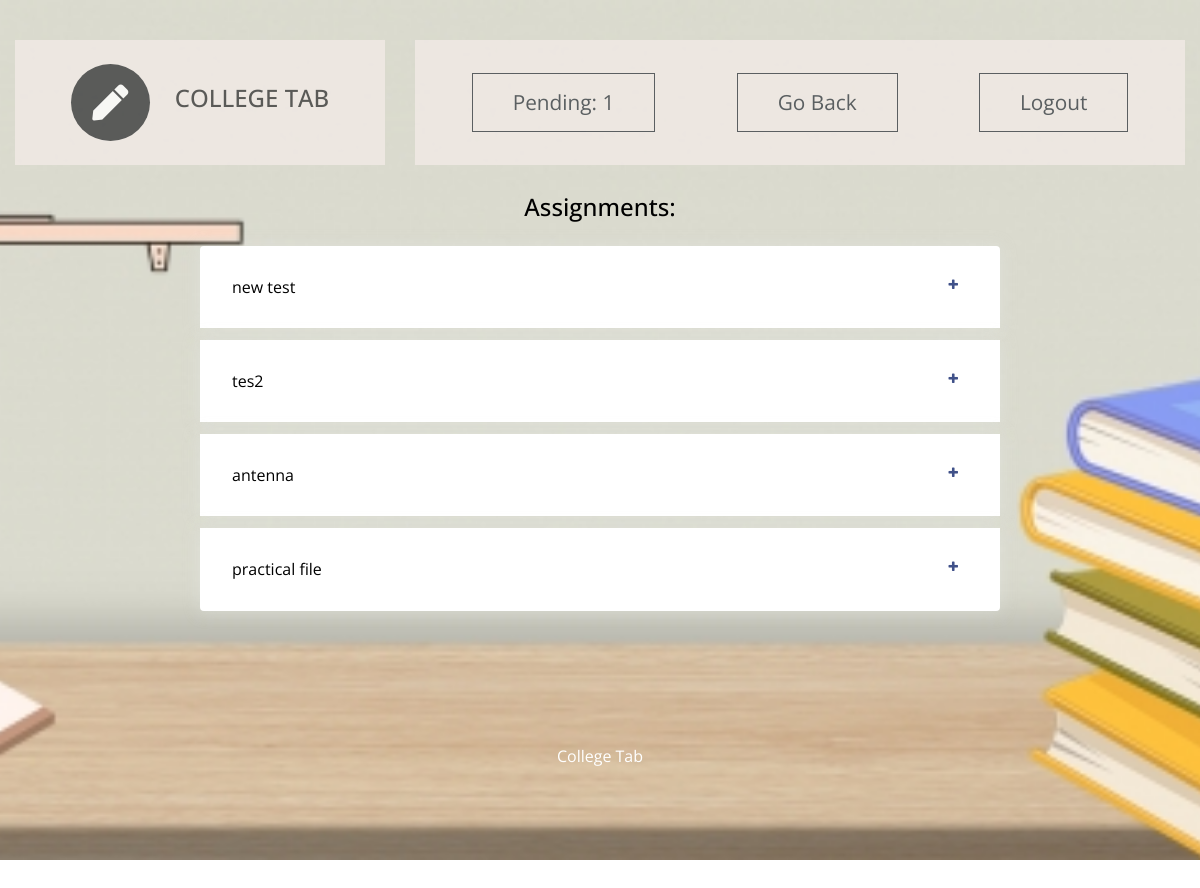
/s_dashboard/s_sub_assign/0103IT181055/IT-602 (signed in), run on an earlier commit of the app's database.
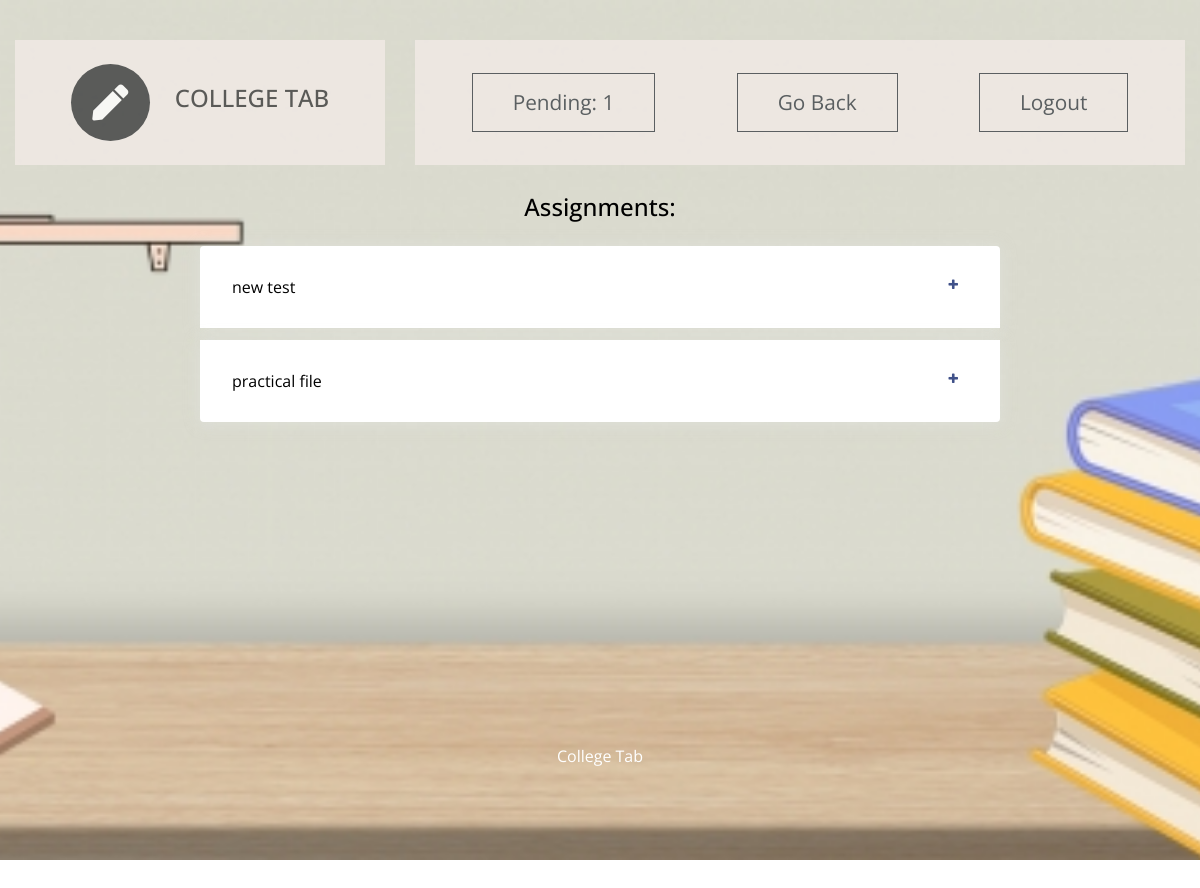
And on a later commit of the database.
### ctapp/models.py (models this page shows, shortened)
class assignment(models.Model):
    c_id  = models.ForeignKey(Class,on_delete=models.CASCADE)   #class id
    s_id = models.ForeignKey(subject,on_delete=models.CASCADE)  #subject id
    t_id = models.ForeignKey(teacher,on_delete=models.CASCADE)  #teacher id
    topic = models.CharField(max_length=50)
    last_date = models.DateField()
    assignfile = models.FileField(upload_to=get_directory_for_assignment_details,default="p.pdf")

### ctapp/views.py (the view)
# urls.py: path('s_sub_assign/<str:id>/<str:sub_id>', views.student_subject_assign, name='s_subject_assignment_list'),
@login_required(login_url='s_login/')
def student_subject_assign(request,id,sub_id):           # to list assignements given subject and class
    template = loader.get_template('student_dashboard_subject_assignments.html')
    current_student = student.objects.get(enrollment_number=id)
    current_subject = subject.objects.get(subject_code=sub_id)
    assignment = get_assignments(current_student,current_subject)
    if assignment:
         context = {'student':current_student,'assignment_list':assignment,'subject':current_subject,'error':''}
    else:
        error="No teacher is assigned for this subject yet."
        context={'error':error,'student':current_student,'subject':current_subject}
    return HttpResponse(template.render(context, request))

### ctapp/views.py (called while the page is built)
def get_assignments(student,subject):
    sem = student.sem
    sec = student.sec
    try:
        curr_class = Class.objects.filter(sem=sem).get(sec=sec)
        curr_teacher = teacher_assign.objects.filter(c_id=curr_class).get(s_id=subject)
        return assignment.objects.filter(c_id=curr_class).filter(s_id=subject)
    except assignment.DoesNotExist:
        return 'No assignments'.list()
    except teacher_assign.DoesNotExist:
        return False

### ctapp/templates/student_dashboard_subject_assignments.html (shortened to what this page needs)
<!DOCTYPE html>
<html lang="en">
{% load static %}
  <head>
    <link rel="stylesheet" href="{% static 'css/all.min.css' %}" />
    <link rel="stylesheet" href="{% static 'css/bootstrap.min.css' %}" />
    <link rel="stylesheet" href="{% static 'css/templatemo-style.css' %}" />
    <link rel="stylesheet" href='https://cdnjs.cloudflare.com/ajax/libs/font-awesome/4.0.3/css/font-awesome.css' />
  </head>
  <body id="assignmentPage">
    <div class="parallax-window" data-parallax="scroll" data-image-src="{% static 'img/std_assignments.jpg' %}">
      <div class="container-fluid">
        <div class="row tm-brand-row">
          <div class="col-lg-4 col-11">
            <div class="tm-brand-container tm-bg-white-transparent">
              <i class="fas fa-2x fa-pen tm-brand-icon"></i>
              <div class="tm-brand-texts">
                <h1 class="text-uppercase tm-brand-name">College Tab</h1>
              </div>
            </div>
          </div>
          <div class="col-lg-8 col-1">
            <div class="tm-nav">
              <nav
                class="navbar navbar-expand-lg navbar-light tm-bg-white-transparent tm-navbar">
                <div class="collapse navbar-collapse" id="navbarNav">
                  <ul class="navbar-nav">
                    <li class="nav-item">
                      <a href="#assignments" class="btn btn-outline-dark">Pending: 1</a>
                    </li>
                    <li class="nav-item">
                      <a href="{% url 'student:s_db' student.enrollment_number %}" class="btn btn-outline-dark">Go Back</a>
                    </li>
                    <li class="nav-item">
                      <a class="btn btn-outline-dark" href="{% url 's_logout' %}">Logout</a>
                    </li>
                  </ul>
                </div>
              </nav>
            </div>
          </div>
        </div>
        <div class="page-content page-container" id="page-content">
                              <h4 class="card-title text-center" style="color:black">Assignments:</h4>
                              <div class="mt-4">
                                  <div class="accordion" id="accordion" role="tablist">
                                    {% for a in assignment_list %}
                                      <div class="card">
                                          <div class="card-header" role="tab" id="heading-1">
                                            <h6 class="mb-0"><a data-toggle="collapse" href="#open{{a.id}}" aria-expanded="false" aria-controls="collapse-1" data-abc="true" class="collapsed">{{a.topic}}</a></h6>
                                          </div>
                                      </div>
                                      {% endfor %}
                                  </div>
                              </div>
          </div>
         <footer class="row">
            <p class="col-12 text-white text-center tm-copyright-text">
              College Tab
            </p>
          </footer>
        </div>
      </div>
    </body>
  </html>

### ctapp/static/css/templatemo-style.css (style rules this page uses)
html { scroll-behavior: smooth; }
body { font-family: "Open Sans", Arial, Helvetica, sans-serif; font-size: 18px; font-weight: 400; color: #6b6b6b; overflow-x: hidden; }
a, button { transition: all 0.3s ease; }
.container-fluid { max-width: 1310px; }
.parallax-window { min-height: 1100px; background: transparent; }
.tm-bg-white-transparent { background-color: rgba(255, 255, 255, 0.8); }
.tm-brand-row { align-items: center; padding-top: 40px; padding-bottom: 28px; }
.tm-brand-container { max-width: 500px; height: 125px; display: flex; align-items: center; justify-content: center; }
.tm-brand-icon { width: 79px; height: 77px; display: flex; align-items: center; justify-content: center; background-color: #333436; color: white; border-radius: 50%; margin-right: 25px; }
.tm-brand-name { font-size: 1.5rem; color: #333333; }
::placeholder { color: black; opacity: 1; }
#page-content { width: 100%; }
.tm-navbar { max-width: 840px;min-height: 125px;justify-content:; }
.tm-navbar .navbar-nav { width: 100%; display: flex; align-items: center; justify-content: space-around; }
.nav-item { position: relative; }
.btn { border-radius: 0; padding: 13px 40px; font-size: 1.3rem; }
p { line-height: 1.7; }
.tm-copyright-text { font-size: 1rem; padding-top: 50px; padding-bottom: 45px; }
.tm-bg-white-transparent { background-color: #F2EBE7;; opacity: 0.77; color: #F4F3F2; font-weight: bold; }
::placeholder { color: black; }
.text-center { align-self: center; }
.page-content { height:500px; width:1260px; color:black; opacity: 1; }
.card { box-shadow: none; -webkit-box-shadow: none; -moz-box-shadow: none; -ms-box-shadow: none }
.card { position: relative; display: flex; flex-direction: column; min-width: 0; word-wrap: break-word; background-color: #fff; background-clip: border-box; border: 1px solid #d2d2dc; border-radius: 0 }
.accordion .card:first-of-type { border-bottom: 0; border-bottom-right-radius: 0; border-bottom-left-radius: 0 }
.accordion .card { margin-bottom: .75rem; box-shadow: 0px 1px 15px 1px rgba(230, 234, 236, 0.35); border-radius: .25rem; border: none }
.accordion .card .card-header { background-color: transparent; border: none; padding: 2rem }
.card-header:first-child { border-radius: calc(0.25rem - 1px) calc(0.25rem - 1px) 0 0 }
.accordion .card .card-header * { font-weight: 400; font-size: 1rem }
#accordion { margin-left: auto; margin-right: auto; width: 800px; }
.mb-0, .my-0 { margin-bottom: 0 !important }
.accordion .card .card-header a { display: block; color: inherit; text-decoration: none; font-size: inherit; position: relative; -webkit-transition: color 0.5s ease; -moz-transition: color 0.5s ease; -ms-transition: color 0.5s ease; -o-transition: color 0.5s ease; transition: color 0.5s ease; padding-right: 1.5rem }
.accordion .card .card-header a[aria-expanded="false"]:before { content: "\f067" }
.accordion .card .card-header a:before { position: absolute; right: 7px; top: 0; font-size: 18px; display: block; font-family: FontAwesome; display: inline-block; padding-right: 3px; font-size: .756em; color: #405189 }

What changed in the data, as far as the page shows it:
removed assignment: topic "tes2"
removed assignment: topic "antenna"
